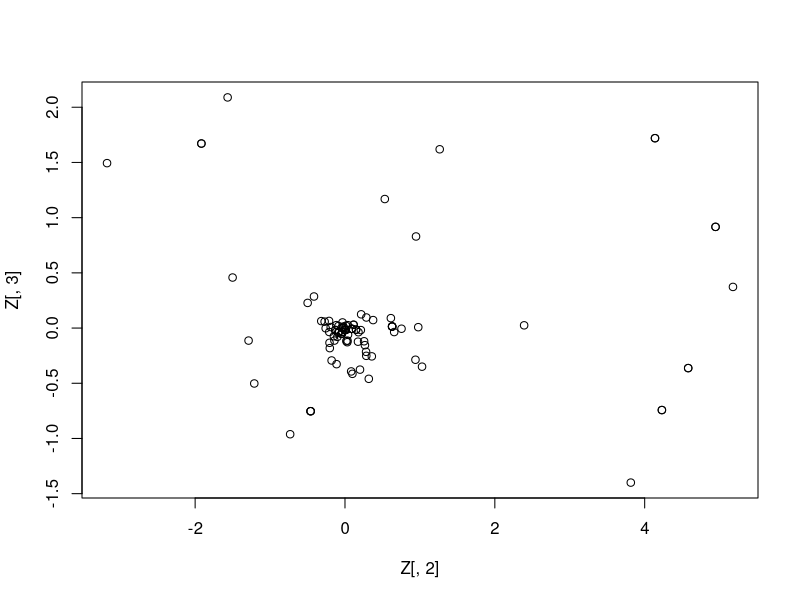

Source code (R):
train = read.csv('train.csv')
train = train[, 1: 41]
X = as.matrix(train[, -1])

# pca
svd = svd(X)
U = svd$u
V = svd$v
D = svd$d
Z = X %*% V

# pcs
par(mfrow = c(1, 1))
plot(Z[, 2], Z[, 3])
pX = X %*% V[, 1: 25]

# ica
require('fastICA')
k = 15
icafit = fastICA(t(X), n.comp = k)
